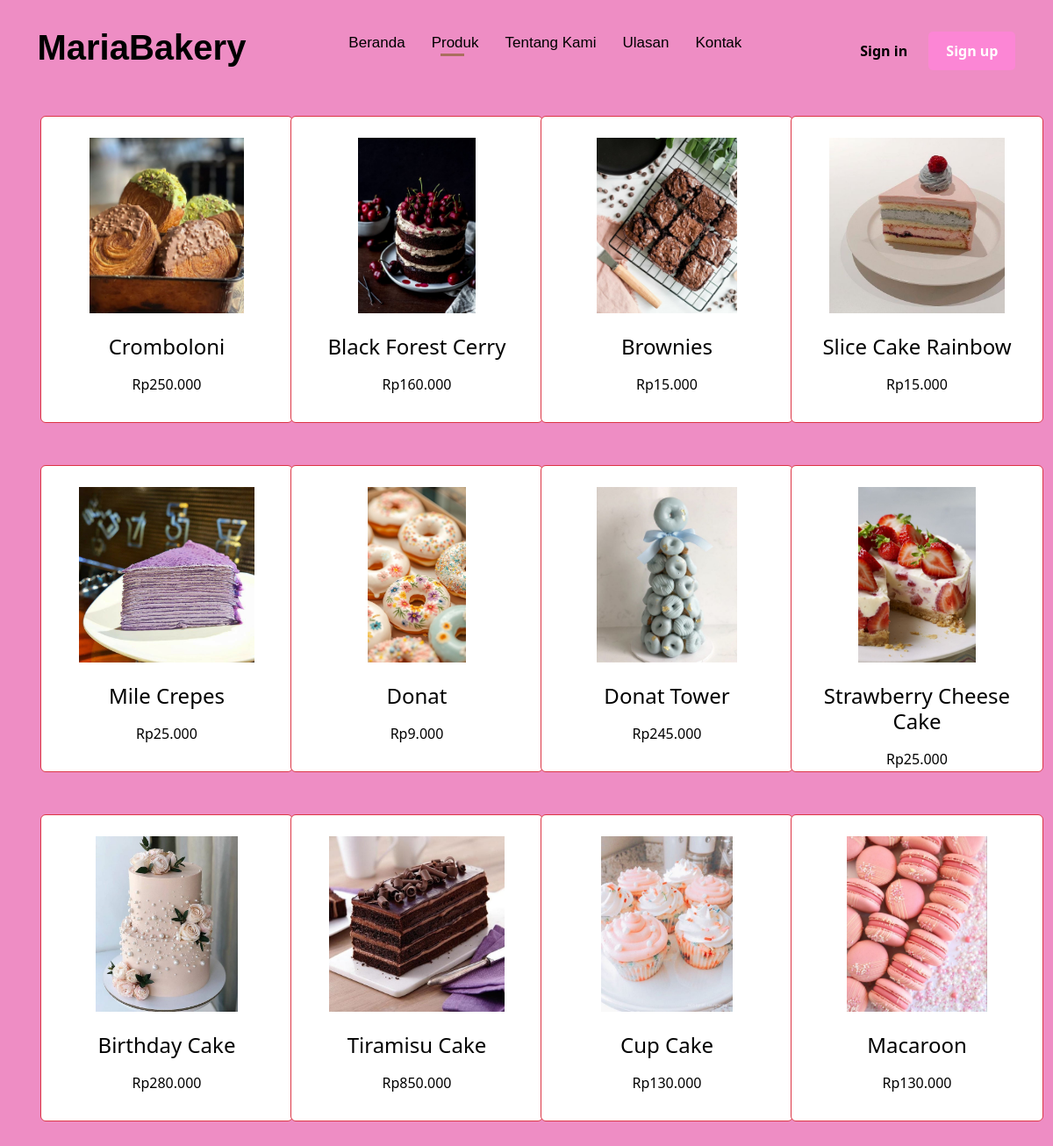
/produk.php, run on the app's committed database.
### tables this page shows
CREATE TABLE `produk` (
  `id` int(12) NOT NULL,
  `nm_produk` varchar(25) NOT NULL,
  `harga` int(15) NOT NULL,
  `image` mediumtext NOT NULL
);

### produk.php (the view, shortened to what this page needs)
<?php
$menu = "produk";
include 'header.php';
?>
<div class="container">
<div class="row">
<?php
$sql = "SELECT * FROM produk";
$result = $conn->query($sql);
if ($result->num_rows > 0) {
  while($row = $result->fetch_assoc()) { ?>
    <div class="col-sm-3 mb-3 text-center p-3">
      <div class="card border border-danger " style="width: 18rem; height: 350px">
        <a href="https://api.whatsapp.com/send?phone=6285741779225&text=Halo, saya ingin memesan kue <?= $row["nm_produk"] ?>">
        <img class="img-produk mt-4" src="image/cake/<?= $row["image"]; ?>" alt="trulli">
          <div class="card-body">
            <h4 class="p-2"><?= ucwords($row["nm_produk"]) ?></h4>
            <p>Rp<?= number_format($row["harga"], 0, ',', '.'); ?></p>
          </div>
        </a>
      </div>
    </div>
  <?php }
} else {
  echo "0 results";
}
?>
</div>
</div>
<?php include 'footer.php';?>

### header.php (shortened to what this page needs)
<!DOCTYPE html>
<html lang="en">
<head>
    <link rel="stylesheet" href="style.css">
    <link rel="stylesheet" href="icons/icon.css">
    <link href="https://cdn.jsdelivr.net/npm/bootstrap@5.3.3/dist/css/bootstrap.min.css" rel="stylesheet">
</head>
<body>
    <selection class="menu">
        <div class="nav">
            <div class="logo">
                <a href="index.php" style="text-decoration:none">
                    <h1>Maria<b>Bakery</b></h1>
                </a>
            </div>
            <div>
                <ul>
                    <li><a href="index.php" class="<?php echo ($menu=="beranda" ? "active" : "") ?>">Beranda</a></li>
                    <li><a href="produk.php"  class="<?php echo ($menu=="produk" ? "active" : "") ?>">Produk</a></li>
                    <li><a href="tentangkami.php" class="<?php echo ($menu=="tentangkami" ? "active" : "") ?>">Tentang Kami</a></li>
                    <li><a href="ulasan.php" class="<?php echo ($menu=="ulasan" ? "active" : "") ?>">Ulasan</a></li>
                    <li><a href="kontak.php" class="<?php echo ($menu=="kontak" ? "active" : "") ?>">Kontak</a></li>
                </ul>
            </div>
            <div>
                <input class="signin" type="submit" value="Sign in" name="Signin">
                <input class="signup" type="submit" value="Sign up" name="Signup">
            </div>
        </div>
    </selection>

### footer.php (shortened to what this page needs)
</body>
</html>

### style.css (style rules this page uses)
*,::after,::before { margin: 0; padding: 0; box-sizing: border-box; }
body { margin: 0 100px; background-color: #ee8dc4 !important ; }
.nav { width: 100%; display: flex; justify-content: space-around; align-items: center; padding: 30px 0; }
.nav .logo h1 { font-weight: 600; font-family: sans-serif; color: #000000; }
.nav .logo { color: rgb(146, 107, 182); }
.nav ul { display: flex; list-style: none; }
.nav ul li { margin-right: 30px; }
.nav ul li a { text-decoration: none; color: #000000; font-weight: 500; font-family: sans-serif; font-size: 17px; }
.nav ul .active::after { content: ''; width: 50%; height: 3px; background-color: #aa6f5f; display: flex; position: relative; margin-left: 10px; }
input { padding: 10px 20px; cursor: pointer; font-weight: 600; }
.signin { background: transparent; border: none; }
.signup { background-color: #fc86d5; color: #ffffff; outline: none; border: none; border-radius: 5px; }

### produk.php (style rules this page uses)
a { text-decoration: none; color:black; }
.img-produk { width: 100%; height:200px; object-fit: contain; }

### data on the page
produk: image (picture), nm_produk "Cromboloni", harga "250.000"
produk: image (picture), nm_produk "Black Forest Cerry", harga "160.000"
produk: image (picture), nm_produk "Brownies", harga "15.000"
produk: image (picture), nm_produk "Slice Cake Rainbow", harga "15.000"
produk: image (picture), nm_produk "Mile Crepes", harga "25.000"
produk: image (picture), nm_produk "Donat", harga "9.000"
produk: image (picture), nm_produk "Donat Tower", harga "245.000"
produk: image (picture), nm_produk "Strawberry Cheese Cake", harga "25.000"
produk: image (picture), nm_produk "Birthday Cake", harga "280.000"
produk: image (picture), nm_produk "Tiramisu Cake", harga "850.000"
produk: image (picture), nm_produk "Cup Cake", harga "130.000"
produk: image (picture), nm_produk "Macaroon", harga "130.000"
